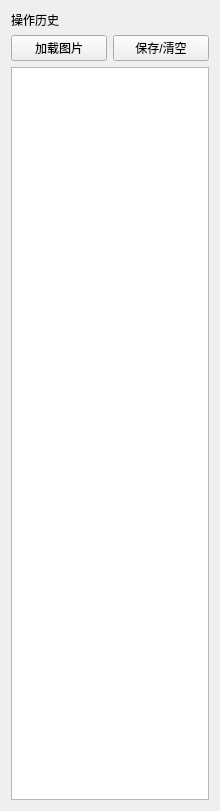
<?xml version="1.0" encoding="UTF-8"?>
<ui version="4.0">
 <class>Form</class>
 <widget class="QWidget" name="Form">
  <property name="geometry">
   <rect>
    <x>0</x>
    <y>0</y>
    <width>220</width>
    <height>811</height>
   </rect>
  </property>
  <property name="maximumSize">
   <size>
    <width>220</width>
    <height>811</height>
   </size>
  </property>
  <property name="windowTitle">
   <string>Form</string>
  </property>
  <layout class="QVBoxLayout" name="verticalLayout">
   <item>
    <widget class="QLabel" name="label">
     <property name="text">
      <string>操作历史</string>
     </property>
    </widget>
   </item>
   <item>
    <layout class="QHBoxLayout" name="horizontalLayout">
     <item>
      <widget class="QPushButton" name="btn_load">
       <property name="text">
        <string>加载图片</string>
       </property>
      </widget>
     </item>
     <item>
      <widget class="QPushButton" name="btn_save">
       <property name="text">
        <string>保存/清空</string>
       </property>
      </widget>
     </item>
    </layout>
   </item>
   <item>
    <widget class="QTableWidget" name="tableWidget"/>
   </item>
  </layout>
 </widget>
 <resources/>
 <connections/>
</ui>
